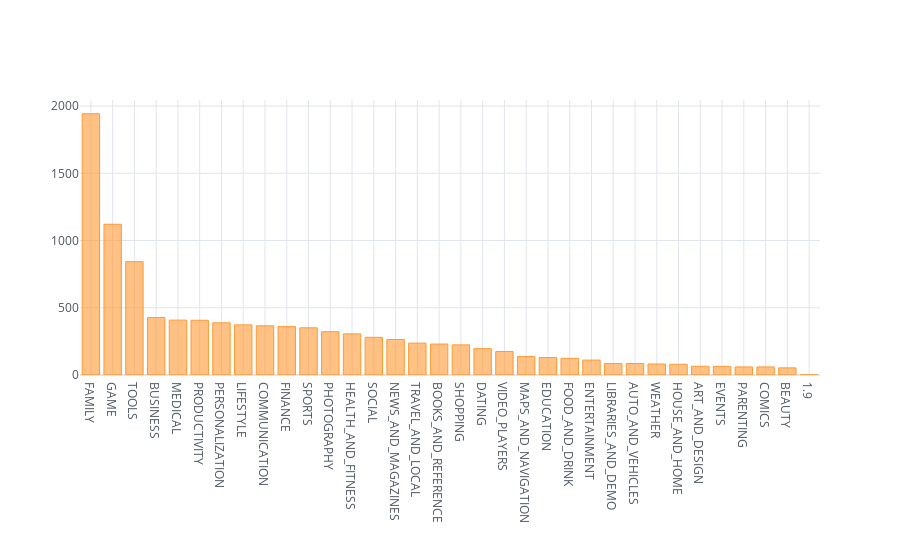

Write notebook code for a chart like this one.
### Markdown cell above
## count of the apps of respective category

### Code cell
#count of apps of respective category
count=df["Category"].value_counts()
count.iplot(kind="bar")

### Figure 1 — Plotly figure (JSON) as saved in the notebook; plotly's stock layout.template omitted (floating-point values rounded to 4 significant figures)
{"data": [{"marker": {"color": "rgba(255, 153, 51, 0.6)", "line": {"color": "rgba(255, 153, 51, 1.0)", "width": 1}}, "name": "Category", "orientation": "v", "text": "", "type": "bar", "x": ["FAMILY", "GAME", "TOOLS", "BUSINESS", "MEDICAL", "PRODUCTIVITY", "PERSONALIZATION", "LIFESTYLE", "COMMUNICATION", "FINANCE", "SPORTS", "PHOTOGRAPHY", "HEALTH_AND_FITNESS", "SOCIAL", "NEWS_AND_MAGAZINES", "TRAVEL_AND_LOCAL", "BOOKS_AND_REFERENCE", "SHOPPING", "DATING", "VIDEO_PLAYERS", "MAPS_AND_NAVIGATION", "EDUCATION", "FOOD_AND_DRINK", "ENTERTAINMENT", "LIBRARIES_AND_DEMO", "AUTO_AND_VEHICLES", "WEATHER", "HOUSE_AND_HOME", "ART_AND_DESIGN", "EVENTS", "PARENTING", "COMICS", "BEAUTY", "1.9"], "y": [1943, 1121, 843, 427, 408, 407, 388, 373, 366, 360, 351, 322, 306, 280, 264, 237, 230, 224, 196, 175, 137, 130, 124, 111, 85, 85, 82, 80, 65, 64, 60, 60, 53, 1]}], "layout": {"legend": {"bgcolor": "#FFFFFF", "font": {"color": "#4D5663"}}, "paper_bgcolor": "#FFFFFF", "plot_bgcolor": "#FFFFFF", "title": {"font": {"color": "#4D5663"}}, "xaxis": {"gridcolor": "#E1E5ED", "showgrid": true, "tickfont": {"color": "#4D5663"}, "title": {"font": {"color": "#4D5663"}, "text": ""}, "zerolinecolor": "#E1E5ED"}, "yaxis": {"gridcolor": "#E1E5ED", "showgrid": true, "tickfont": {"color": "#4D5663"}, "title": {"font": {"color": "#4D5663"}, "text": ""}, "zerolinecolor": "#E1E5ED"}}}
